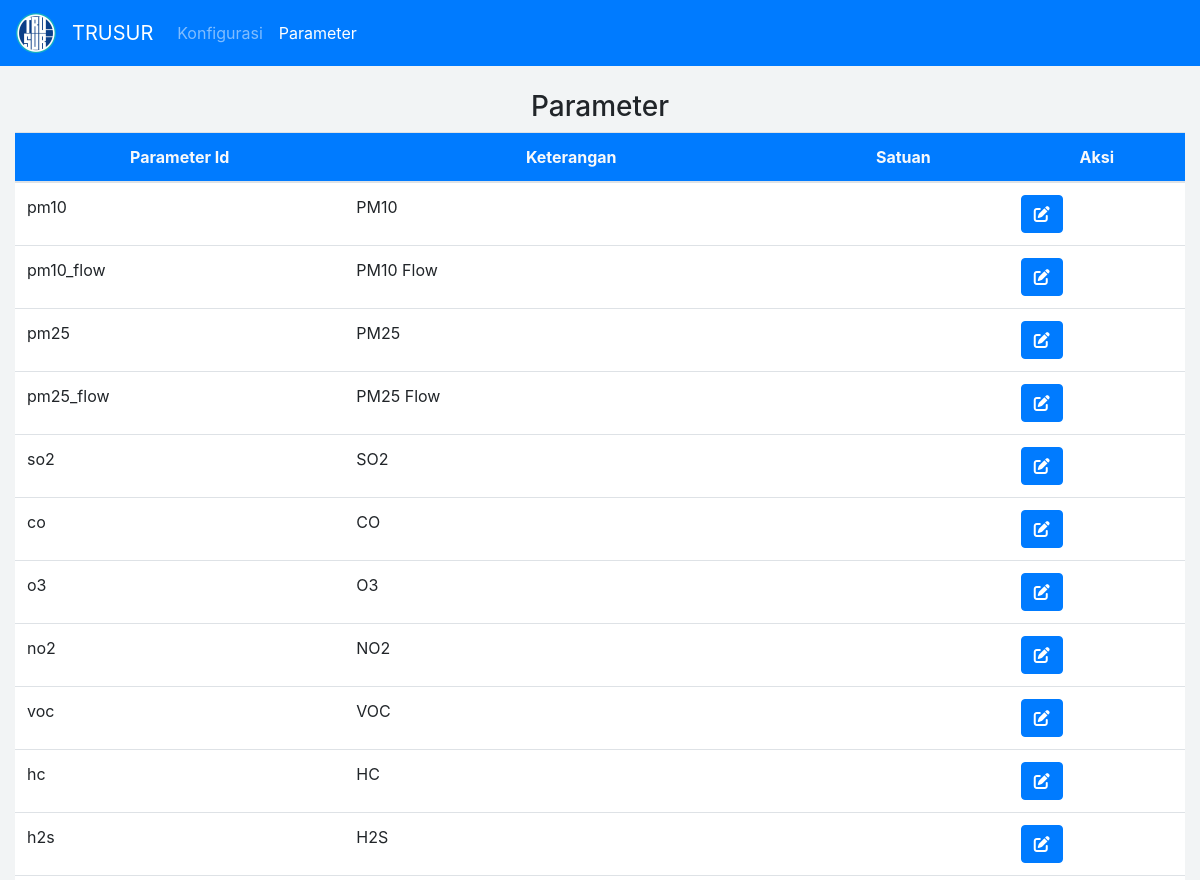
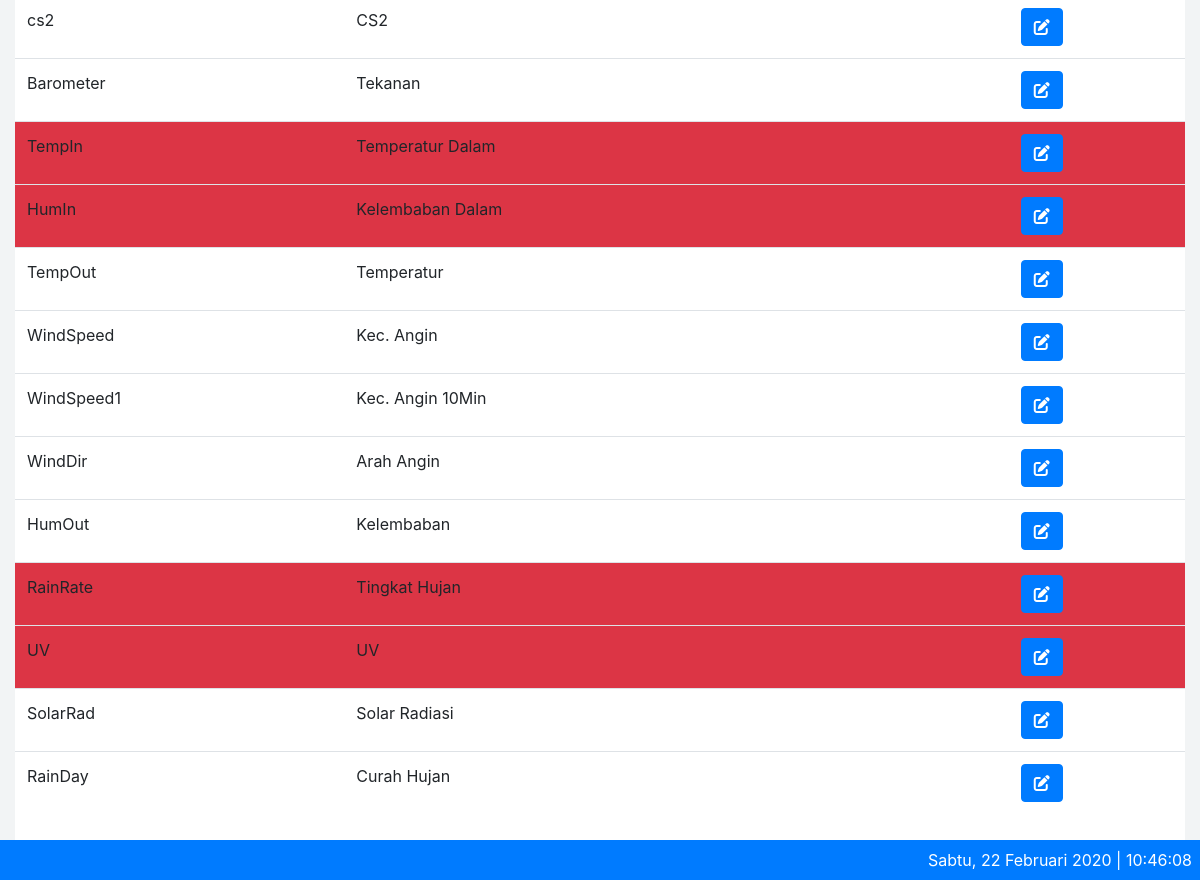
The page /index.php/parameter on the database its author committed (2 pictures, top to bottom).
### tables this page shows
CREATE TABLE IF NOT EXISTS `aqm_params` (
  `id` int(11) NOT NULL AUTO_INCREMENT,
  `param_id` varchar(10) NOT NULL,
  `caption` varchar(100) NOT NULL,
  `default_unit` varchar(10) NOT NULL,
  `formula` varchar(255) DEFAULT NULL,
  `is_view` smallint(6) NOT NULL,
  `xtimestamp` timestamp NOT NULL DEFAULT current_timestamp() ON UPDATE current_timestamp(),
  PRIMARY KEY (`id`),
  UNIQUE KEY `param_id` (`param_id`)
);

### application/libraries/Temp_frontend.php (called while the page is built)
<?php
Class Temp_frontend{
	var $template_data = array();
	function set($name, $value){
		$this->template_data[$name] = $value;
	}
	function load($temp_frontend = '', $view = '', $view_data = array(), $return = FALSE){
		$this->CI =& get_instance();
		$this->set('contents', $this->CI->load->view($view, $view_data, TRUE));
		return $this->CI->load->view($temp_frontend, $this->template_data, $return);
	}
}

### application/controllers/Parameter.php (called while the page is built, shortened)
<?php
class Parameter extends CI_Controller {
	public function index()
	{
		$data['title'] = 'List Parameter';
		$data['alldata'] = $this->parameter_m->getDataParameter();
		$this->temp_frontend->load('master/theme/theme', 'master/parameter/parameter', $data);
	}
}

### index.php (called while the page is built, shortened)
<?php
require_once BASEPATH.'core/CodeIgniter.php';

### application/models/Parameter_m.php (called while the page is built, shortened)
<?php
class Parameter_m extends CI_Model {
	public function getDataParameter($id = FALSE){
		if($id === FALSE){
			$this->db->order_by('id', 'ASC');
			$query = $this->db->get('aqm_params');
			return $query->result_array();
		}
		$query = $this->db->get_where('aqm_params', array('id' => $id));
		return $query->row_array();
	}
}

### application/views/master/parameter/parameter.php (the view)
<div class="container-fluid">
  <br>
  <h3 class="text-center">Parameter</h3>
  <div class="card">
  	<div class="row" style="padding-bottom: 50px;">
  		<div class="col-sm">
  			<div class="table-responsive">
		        <table class="table">
		          <tr class="bg-primary text-center text-light">
		            <th>Parameter Id</th>
                <th>Keterangan</th>
                <th>Satuan</th>
                <th>Aksi</th>
              </tr>
		          <tbody>
		          <?php foreach($alldata as $data) : ?>
		          <tr>
		            <td class="<?php if(empty($data['is_view'])) { ?>bg-danger <?php } ?>"><?= $data['param_id']; ?></td>
                <td class="<?php if(empty($data['is_view'])) { ?>bg-danger <?php } ?>"><?= $data['caption']; ?></td>
                <td class="<?php if(empty($data['is_view'])) { ?>bg-danger <?php } ?>"><?= $data['satuan']; ?></td>
                <td class="<?php if(empty($data['is_view'])) { ?>bg-danger <?php } ?>">
                  <a href="<?= site_url('/parameter/edit/'.$data['id']) ?>" class="btn btn-primary"><i class="fas fa-edit"></i></a>
                </td>
		          </tr>
		          <?php endforeach ?>
		          </tbody>
		        </table>
		      </div>
  		</div>
  	</div>
  </div>
</div>

### application/views/master/theme/theme.php (style rules this page uses)
body { background: #f2f4f5; }
.card { position: relative; display: flex; flex-direction: column; min-width: 0; word-wrap: break-word; background-color: #fff; background-clip: border-box; border: 0 solid transparent; border-radius: .25rem; }

### rows shown on the page
aqm_params: param "pm10", caption "PM10", is_view 1 (drawn)
aqm_params: param "pm10_flow", caption "PM10 Flow", is_view 1 (drawn)
aqm_params: param "pm25", caption "PM25", is_view 1 (drawn)
aqm_params: param "pm25_flow", caption "PM25 Flow", is_view 1 (drawn)
aqm_params: param "so2", caption "SO2", is_view 1 (drawn)
aqm_params: param "co", caption "CO", is_view 1 (drawn)
aqm_params: param "o3", caption "O3", is_view 1 (drawn)
aqm_params: param "no2", caption "NO2", is_view 1 (drawn)
aqm_params: param "voc", caption "VOC", is_view 1 (drawn)
aqm_params: param "hc", caption "HC", is_view 1 (drawn)
aqm_params: param "h2s", caption "H2S", is_view 1 (drawn)
aqm_params: param "cs2", caption "CS2", is_view 1 (drawn)
aqm_params: param "Barometer", caption "Tekanan", is_view 1 (drawn)
aqm_params: param "TempIn", caption "Temperatur Dalam", is_view 0 (drawn)
aqm_params: param "HumIn", caption "Kelembaban Dalam", is_view 0 (drawn)
aqm_params: param "TempOut", caption "Temperatur", is_view 1 (drawn)
aqm_params: param "WindSpeed", caption "Kec. Angin", is_view 1 (drawn)
aqm_params: param "WindSpeed1", caption "Kec. Angin 10Min", is_view 1 (drawn)
aqm_params: param "WindDir", caption "Arah Angin", is_view 1 (drawn)
aqm_params: param "HumOut", caption "Kelembaban", is_view 1 (drawn)
aqm_params: param "RainRate", caption "Tingkat Hujan", is_view 0 (drawn)
aqm_params: param "UV", caption "UV", is_view 0 (drawn)
aqm_params: param "SolarRad", caption "Solar Radiasi", is_view 1 (drawn)
aqm_params: param "RainDay", caption "Curah Hujan", is_view 1 (drawn)
